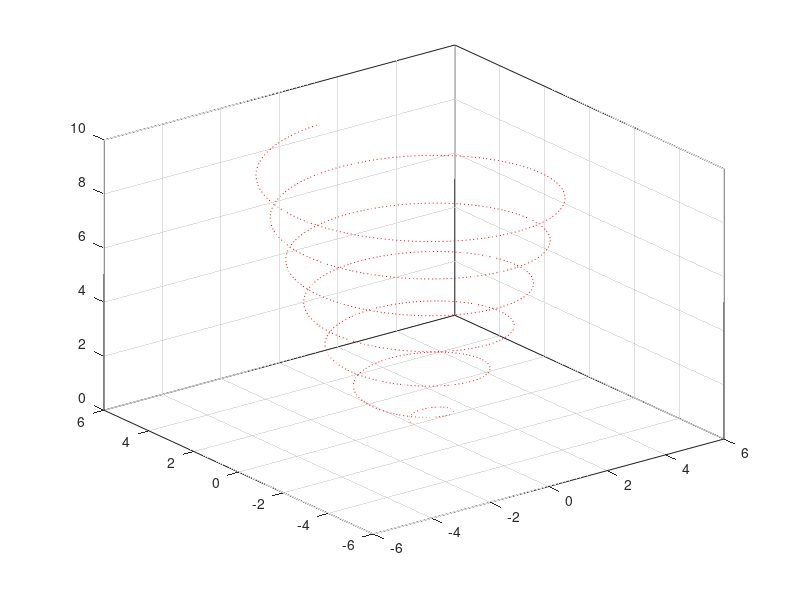

MATLAB code for this plot:
%
clear;
clc;
t = linspace(0, 6*pi, 500);
x = sqrt(t) .* sin(2*t);
y = sqrt(t) .* cos(2*t);
z = 0.5*t;

plot3(x,y,z, "r:");
grid on;
box on;